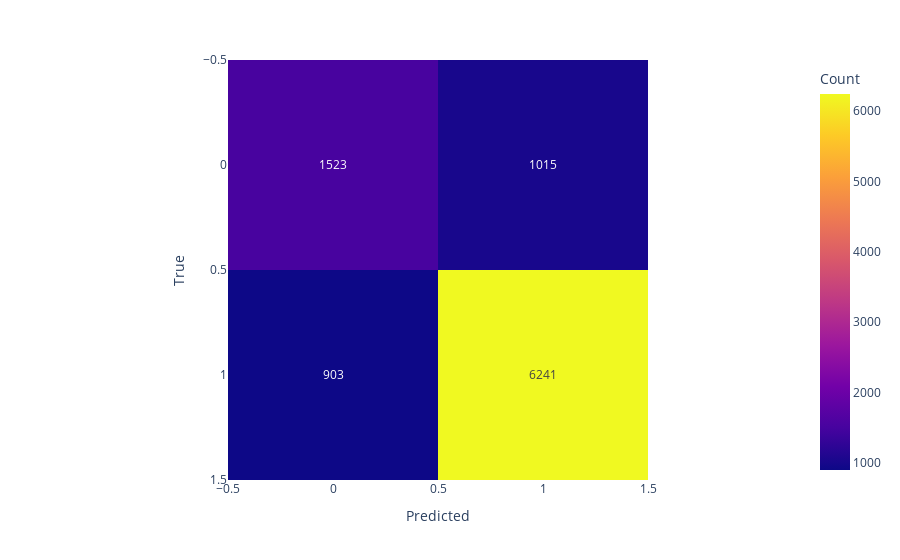

The notebook cell this image was saved under:
### Code cell
import plotly.express as px
fig = px.imshow(conf_matrix, text_auto=True,labels=dict(x="Predicted", y="True", color="Count"))

fig.show()

### Figure 1 — Plotly figure (JSON) as saved in the notebook; plotly's stock layout.template omitted (floating-point values rounded to 4 significant figures)
{"data": [{"coloraxis": "coloraxis", "hovertemplate": "Predicted: %{x}<br>True: %{y}<br>Count: %{z}<extra></extra>", "name": "0", "texttemplate": "%{z}", "type": "heatmap", "xaxis": "x", "yaxis": "y", "z": [[1523, 1015], [903, 6241]]}], "layout": {"coloraxis": {"colorbar": {"title": {"text": "Count"}}, "colorscale": [[0, "#0d0887"], [0.1111, "#46039f"], [0.2222, "#7201a8"], [0.3333, "#9c179e"], [0.4444, "#bd3786"], [0.5556, "#d8576b"], [0.6667, "#ed7953"], [0.7778, "#fb9f3a"], [0.8889, "#fdca26"], [1, "#f0f921"]]}, "margin": {"t": 60}, "xaxis": {"anchor": "y", "constrain": "domain", "domain": [0, 1], "scaleanchor": "y", "title": {"text": "Predicted"}}, "yaxis": {"anchor": "x", "autorange": "reversed", "constrain": "domain", "domain": [0, 1], "title": {"text": "True"}}}}
